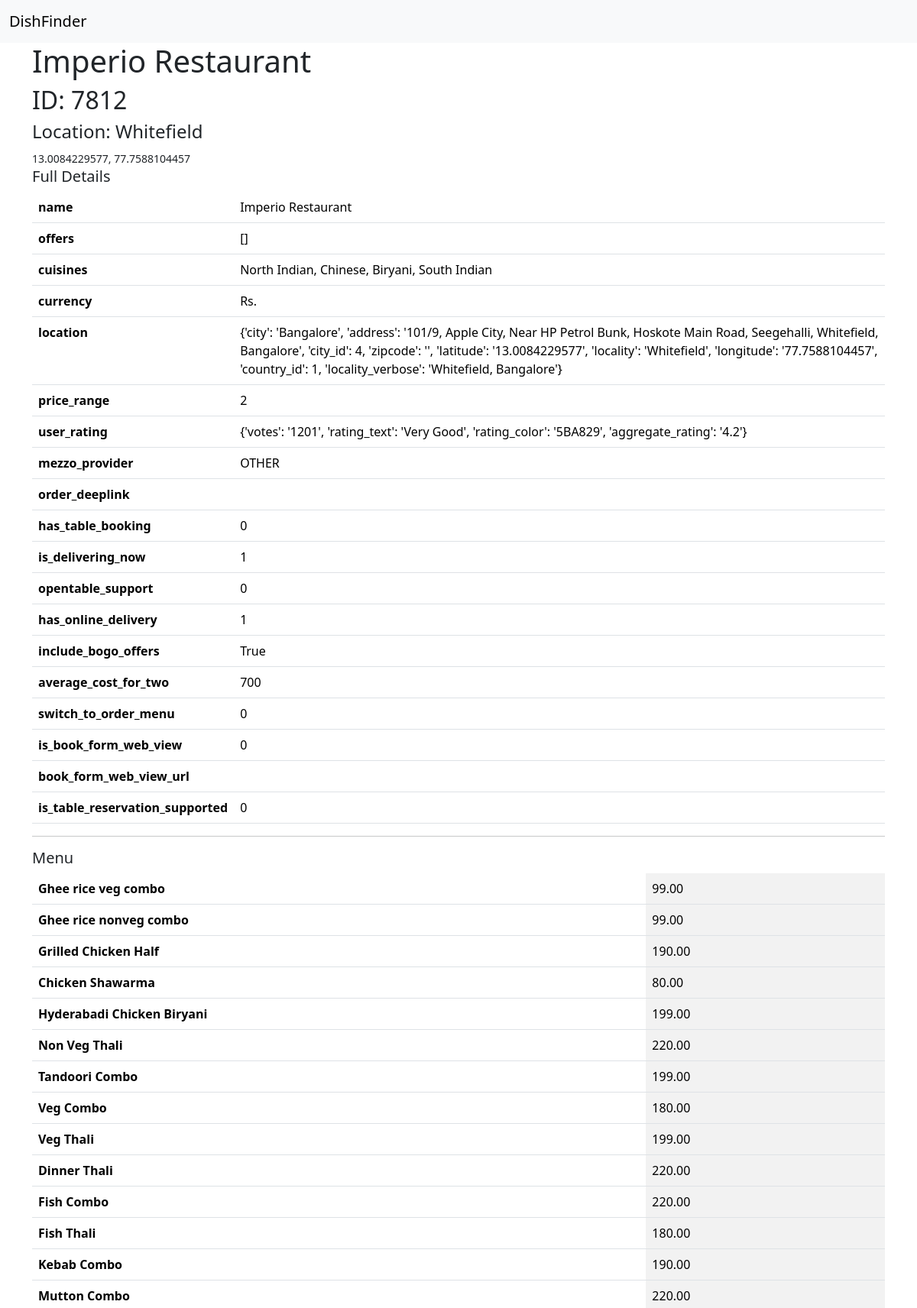
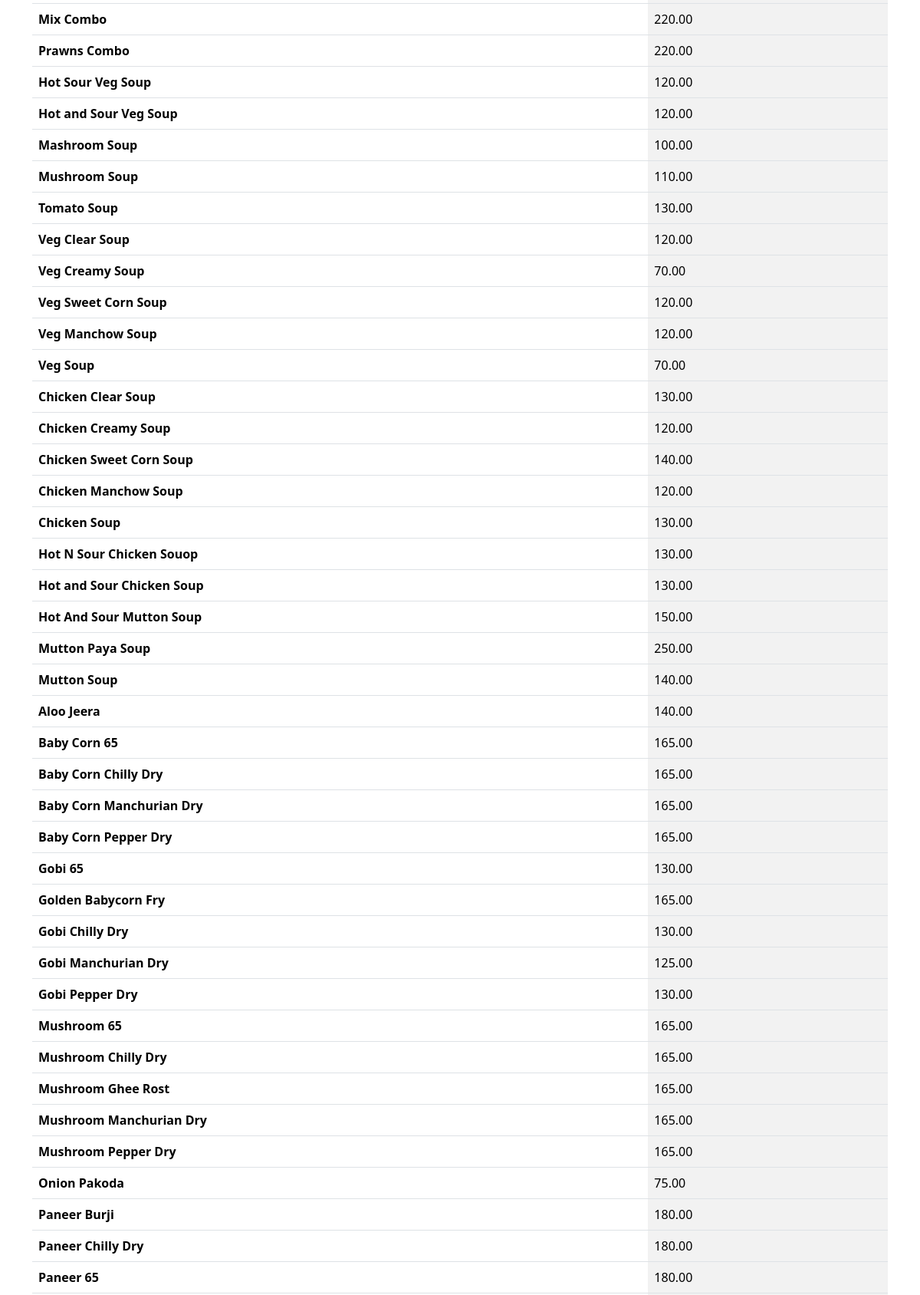
/restaurant/7812 (upper part), run on the app's committed database (2 pictures, top to bottom).
### searchengine/models.py (models this page shows)
class Restaurant(models.Model):
    restaurant_id = models.IntegerField(primary_key=True)
    name = models.CharField(max_length=300)
    location = models.CharField(max_length=350)
    items = models.JSONField()
    latitude = models.DecimalField(max_digits=15, decimal_places=10)
    longitude = models.DecimalField(max_digits=15, decimal_places=10)
    full_details = models.JSONField()
    class meta:
        db_table = "restaurant"

### searchengine/views.py (the view)
# urls.py: path("restaurant/<int:pk>", views.full_details, name='full_details')
def full_details(request, pk):
    res = Restaurant.objects.get(pk=pk)
    return render (request, 'full_details.html', {'res': res})

### searchengine/templates/full_details.html
{% extends 'base.html' %}
{% block content %}
<nav class="navbar navbar-light bg-light">
    <div class="container-fluid">
      <a class="navbar-brand" href="{% url 'index' %}">DishFinder</a>
    </div>
</nav>
<div class="container">
    <h1>{{res.name}}</h1>
    <h2>ID: {{res.restaurant_id}}</h2>
    <h4>Location: {{res.location}}</h4>
    <small>{{res.latitude}}, {{res.longitude}}</small>
    <h5>Full Details</h5>
    <table class="table">
        {% for i, j in res.full_details.items %}
        <tr>
            <th>{{i}}</th>
            <td>{{j}}</td>
        </tr>
        {% endfor %}
    </table>
    <hr>
    <h5>Menu</h5>
    <table class="table table-striped-columns">
        {% for i, j in res.items.items %}
        <tr>
            <th>{{i}}</th>
            <td>{{j}}</td>
        </tr>
        {% endfor %}
    </table>
</div>
{% endblock content %}

### searchengine/templates/base.html (shortened to what this page needs)
<!DOCTYPE html>
<html lang="en">
<head>
    {% load bootstrap5 %}
    {% bootstrap_css %}
</head>
<body>
    {% block content %}
    {% endblock content %}
</body>
</html>

### data on the page
Restaurant: name "Imperio Restaurant", restaurant_id "7812", location "Whitefield", latitude "13.0084229577", longitude "77.7588104457"

### other printed values
{{ i }} "name" "offers" "cuisines" "currency" "location" "price_range" "user_rating" "mezzo_provider" "order_deeplink" "has_table_booking" "is_delivering_now" "opentable_support" "has_online_delivery" "include_bogo_offers" "average_cost_for_two" "switch_to_order_menu" "is_book_form_web_view" "book_form_web_view_url" "is_table_reservation_supported"
{{ j }} "Imperio Restaurant" "[]" "North Indian, Chinese, Biryani, South Indian" "Rs." "2" "{'votes': '1201', 'rating_text': 'Very Good', 'rating_color': '5BA829', 'aggregate_rating': '4.2'}" "OTHER" "0" "1" "0" "1" "True" "700" "0" "0" "0"
{{ i }} "Ghee rice veg combo" "Ghee rice nonveg combo" "Grilled Chicken Half" "Chicken Shawarma" "Hyderabadi Chicken Biryani" "Non Veg Thali" "Tandoori Combo" "Veg Combo" "Veg Thali" "Dinner Thali" "Fish Combo" "Fish Thali" "Kebab Combo" "Mutton Combo" "Mix Combo" "Prawns Combo" "Hot Sour Veg Soup" "Hot and Sour Veg Soup" "Mashroom Soup" "Mushroom Soup" "Tomato Soup" "Veg Clear Soup" "Veg Creamy Soup" "Veg Sweet Corn Soup" "Veg Manchow Soup" "Veg Soup" "Chicken Clear Soup" "Chicken Creamy Soup" "Chicken Sweet Corn Soup" "Chicken Manchow Soup" "Chicken Soup" "Hot N Sour Chicken Souop" "Hot and Sour Chicken Soup" "Hot And Sour Mutton Soup" "Mutton Paya Soup" "Mutton Soup" "Aloo Jeera" "Baby Corn 65" "Baby Corn Chilly Dry" "Baby Corn Manchurian Dry" "Baby Corn Pepper Dry" "Gobi 65" "Golden Babycorn Fry" "Gobi Chilly Dry" "Gobi Manchurian Dry" "Gobi Pepper Dry" "Mushroom 65" "Mushroom Chilly Dry" "Mushroom Ghee Rost" "Mushroom Manchurian Dry" "Mushroom Pepper Dry" "Onion Pakoda" "Paneer Burji" "Paneer Chilly Dry" "Paneer 65"
{{ j }} "99.00" "99.00" "190.00" "80.00" "199.00" "220.00" "199.00" "180.00" "199.00" "220.00" "220.00" "180.00" "190.00" "220.00" "220.00" "220.00" "120.00" "120.00" "100.00" "110.00" "130.00" "120.00" "70.00" "120.00" "120.00" "70.00" "130.00" "120.00" "140.00" "120.00" "130.00" "130.00" "130.00" "150.00" "250.00" "140.00" "140.00" "165.00" "165.00" "165.00" "165.00" "130.00" "165.00" "130.00" "125.00" "130.00" "165.00" "165.00" "165.00" "165.00" "165.00" "75.00" "180.00" "180.00" "180.00"
